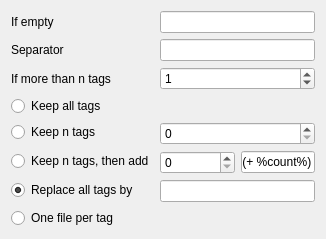
      <widget class="QWidget" name="pageSaveArtists">
       <layout class="QFormLayout" name="formLayout_15">
        <item row="0" column="0">
         <widget class="QLabel" name="label_16">
          <property name="text">
           <string>If empty</string>
          </property>
         </widget>
        </item>
        <item row="0" column="1">
         <widget class="QLineEdit" name="lineArtistsIfNone">
          <property name="text">
           <string/>
          </property>
         </widget>
        </item>
        <item row="1" column="0">
         <widget class="QLabel" name="label_18">
          <property name="text">
           <string>Separator</string>
          </property>
         </widget>
        </item>
        <item row="1" column="1">
         <widget class="QLineEdit" name="lineArtistsSeparator">
          <property name="text">
           <string/>
          </property>
         </widget>
        </item>
        <item row="2" column="0">
         <widget class="QLabel" name="label_71">
          <property name="text">
           <string>If more than n tags</string>
          </property>
         </widget>
        </item>
        <item row="2" column="1">
         <widget class="QSpinBox" name="spinArtistsMoreThanN">
          <property name="maximum">
           <number>100</number>
          </property>
          <property name="value">
           <number>1</number>
          </property>
         </widget>
        </item>
        <item row="5" column="0">
         <widget class="QRadioButton" name="radioArtistsKeepNThenAdd">
          <property name="text">
           <string>Keep n tags, then add</string>
          </property>
         </widget>
        </item>
        <item row="6" column="0">
         <widget class="QRadioButton" name="radioArtistsReplaceAll">
          <property name="text">
           <string>Replace all tags by</string>
          </property>
          <property name="checked">
           <bool>true</bool>
          </property>
         </widget>
        </item>
        <item row="6" column="1">
         <widget class="QLineEdit" name="lineArtistsReplaceAll">
          <property name="text">
           <string/>
          </property>
         </widget>
        </item>
        <item row="4" column="0">
         <widget class="QRadioButton" name="radioArtistsKeepN">
          <property name="text">
           <string>Keep n tags</string>
          </property>
         </widget>
        </item>
        <item row="4" column="1">
         <widget class="QSpinBox" name="spinArtistsKeepN"/>
        </item>
        <item row="5" column="1">
         <layout class="QHBoxLayout" name="horizontalLayout_17" stretch="1,1">
          <item>
           <widget class="QSpinBox" name="spinArtistsKeepNThenAdd"/>
          </item>
          <item>
           <widget class="QLineEdit" name="lineArtistsKeepNThenAdd">
            <property name="text">
             <string notr="true"> (+ %count%)</string>
            </property>
           </widget>
          </item>
         </layout>
        </item>
        <item row="3" column="0">
         <widget class="QRadioButton" name="radioArtistsKeepAll">
          <property name="text">
           <string>Keep all tags</string>
          </property>
         </widget>
        </item>
        <item row="7" column="0">
         <widget class="QRadioButton" name="radioArtistsMultiple">
          <property name="text">
           <string>One file per tag</string>
          </property>
         </widget>
        </item>
       </layout>
      </widget>
